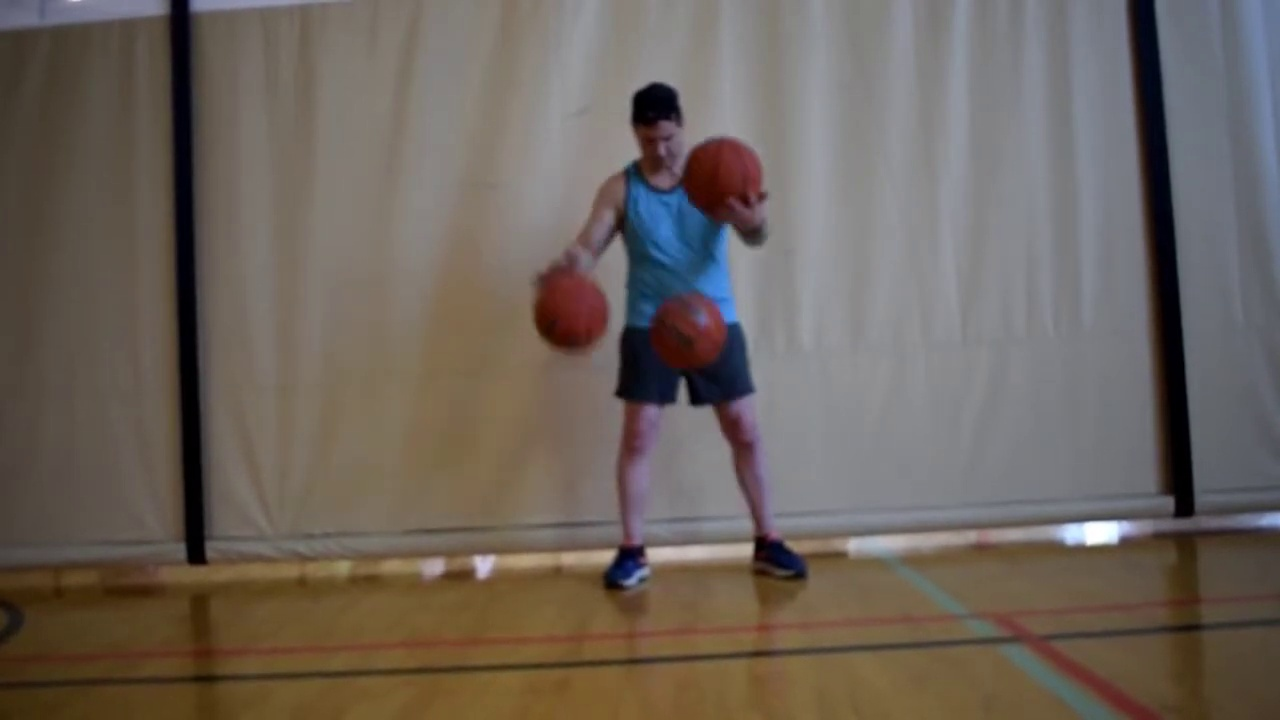
#> input picture data/cvat_phase2/images/test/phase2_annotation_v1_025350.jpg, 1280 x 720 px, given as the content of the folder home/t2/data/cvat_phase2_reviewed/final/train/obj_train_data, which was not available
$ python make_blur_dataset.py
#> lines starting #> are read from the running program, lines starting #| are printed output that depends on the picture; after the words box and inside, x2 and y2 are one past the last pixel; in counts of white or black regions, pixels touching at a corner belong together
"""Buat dataset E2-blur: train = gambar asli + salinan motion blur (offline augmentation); val/test disalin apa adanya.

Motion blur = kernel garis (panjang acak 9-31 px, sudut acak 0-180 derajat), seed tetap. Label YOLO disalin tanpa perubahan
(blur searah tidak menggeser pusat bola secara berarti).
"""
import random, shutil
from pathlib import Path
import cv2, numpy as np

ROOT = Path(__file__).resolve().parents[1]
SRC = ROOT / "data/cvat_phase2_reviewed/final"
DST = ROOT / "data/cvat_phase2_reviewed/final_blur"
SEED, LMIN, LMAX = 42, 9, 31

def motion_kernel(length: int, angle_deg: float) -> np.ndarray:
    k = np.zeros((length, length), np.float32)
    k[length // 2, :] = 1.0
    m = cv2.getRotationMatrix2D((length / 2 - 0.5, length / 2 - 0.5), angle_deg, 1.0)
    k = cv2.warpAffine(k, m, (length, length))
    return k / max(k.sum(), 1e-6)

if __name__ == "__main__":
    if DST.exists(): raise SystemExit(f"{DST} sudah ada; hapus dulu jika ingin membuat ulang")
    for split in ("val", "test"):
        shutil.copytree(SRC / split / "obj_train_data", DST / split / "obj_train_data")
    out = DST / "train/obj_train_data"; out.mkdir(parents=True)
    rng = random.Random(SEED); n = 0
    for img in sorted((SRC / "train/obj_train_data").glob("*.jpg")):
        shutil.copy2(img, out / img.name); shutil.copy2(img.with_suffix(".txt"), out / img.with_suffix(".txt").name)
        length = rng.randrange(LMIN, LMAX + 1, 2); angle = rng.uniform(0, 180)
        blurred = cv2.filter2D(cv2.imread(str(img)), -1, motion_kernel(length, angle))
#> in motion_kernel, `k = np.zeros((length, length), np.float32)`: k: shape (29, 29) float32; every value is 0
#> in motion_kernel, `k[length // 2, :] = 1.0`:
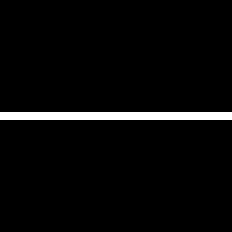
#> k: shape (29, 29) float32 (shown 8 times larger); values 0 (black) and 1 (white), 3.4% white in thin lines or dots, all inside (x1, y1, x2, y2) = (0, 14, 29, 15)
#> in motion_kernel, `k = cv2.warpAffine(k, m, (length, length))`:
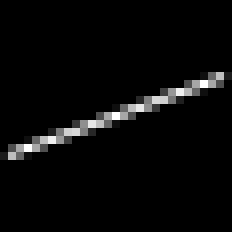
#> k: shape (29, 29) float32 (shown 8 times larger); min 0, max 1, mean 0.0346
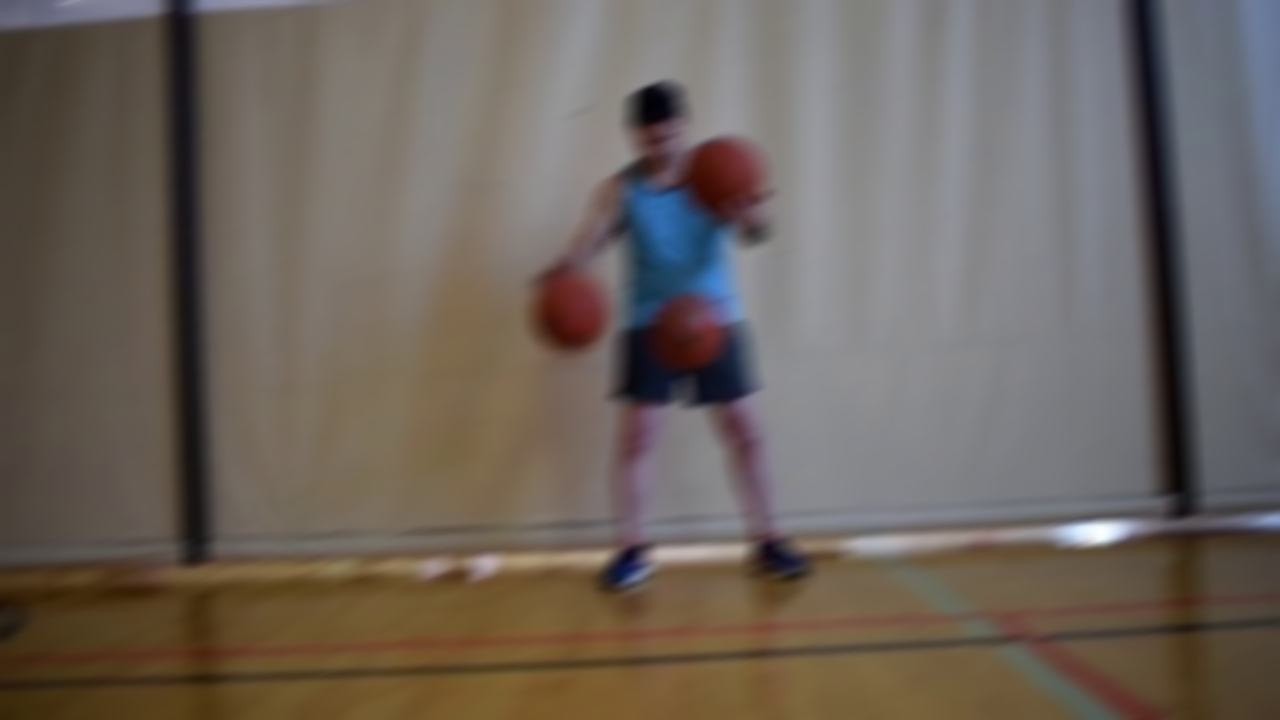
#> blurred: shape (720, 1280, 3); mean of channels 0, 1, 2 92.3, 99.8, 109; drawn as B, G, R
        cv2.imwrite(str(out / f"{img.stem}_mb.jpg"), blurred, [cv2.IMWRITE_JPEG_QUALITY, 95])
        shutil.copy2(img.with_suffix(".txt"), out / f"{img.stem}_mb.txt"); n += 1
    print("gambar blur dibuat:", n, "| total train:", len(list(out.glob('*.jpg'))))
